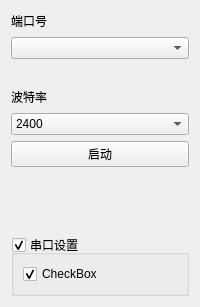
      <widget class="QWidget" name="com_tab">
       <attribute name="title">
        <string>串口</string>
       </attribute>
       <layout class="QVBoxLayout" name="verticalLayout_2">
        <item>
         <widget class="QLabel" name="label_18">
          <property name="minimumSize">
           <size>
            <width>0</width>
            <height>20</height>
           </size>
          </property>
          <property name="maximumSize">
           <size>
            <width>16777215</width>
            <height>20</height>
           </size>
          </property>
          <property name="text">
           <string>端口号</string>
          </property>
         </widget>
        </item>
        <item>
         <widget class="QComboBox" name="com_combo"/>
        </item>
        <item>
         <layout class="QHBoxLayout" name="horizontalLayout_5">
          <item>
           <widget class="QLabel" name="com_info_icon_label_new_connect">
            <property name="minimumSize">
             <size>
              <width>16</width>
              <height>16</height>
             </size>
            </property>
            <property name="maximumSize">
             <size>
              <width>16</width>
              <height>16</height>
             </size>
            </property>
            <property name="text">
             <string/>
            </property>
           </widget>
          </item>
          <item>
           <widget class="QLabel" name="com_info_label_new_connect">
            <property name="maximumSize">
             <size>
              <width>16777215</width>
              <height>16</height>
             </size>
            </property>
            <property name="text">
             <string/>
            </property>
           </widget>
          </item>
         </layout>
        </item>
        <item>
         <widget class="QLabel" name="label_17">
          <property name="minimumSize">
           <size>
            <width>0</width>
            <height>20</height>
           </size>
          </property>
          <property name="maximumSize">
           <size>
            <width>16777215</width>
            <height>20</height>
           </size>
          </property>
          <property name="text">
           <string>波特率</string>
          </property>
         </widget>
        </item>
        <item>
         <widget class="QComboBox" name="baud_rate_combo">
          <item>
           <property name="text">
            <string>2400</string>
           </property>
          </item>
          <item>
           <property name="text">
            <string>4800</string>
           </property>
          </item>
          <item>
           <property name="text">
            <string>9600</string>
           </property>
          </item>
          <item>
           <property name="text">
            <string>19200</string>
           </property>
          </item>
          <item>
           <property name="text">
            <string>38400</string>
           </property>
          </item>
          <item>
           <property name="text">
            <string>57600</string>
           </property>
          </item>
          <item>
           <property name="text">
            <string>115200</string>
           </property>
          </item>
          <item>
           <property name="text">
            <string>230400</string>
           </property>
          </item>
         </widget>
        </item>
        <item>
         <layout class="QVBoxLayout" name="verticalLayout">
          <item>
           <widget class="QPushButton" name="com_btn">
            <property name="text">
             <string>启动</string>
            </property>
           </widget>
          </item>
          <item>
           <layout class="QHBoxLayout" name="horizontalLayout_4">
            <item>
             <widget class="QLabel" name="com_info_icon_label">
              <property name="minimumSize">
               <size>
                <width>16</width>
                <height>16</height>
               </size>
              </property>
              <property name="maximumSize">
               <size>
                <width>16</width>
                <height>16</height>
               </size>
              </property>
              <property name="text">
               <string/>
              </property>
             </widget>
            </item>
            <item>
             <widget class="QLabel" name="com_info_label">
              <property name="maximumSize">
               <size>
                <width>16777215</width>
                <height>16</height>
               </size>
              </property>
              <property name="text">
               <string/>
              </property>
             </widget>
            </item>
           </layout>
          </item>
         </layout>
        </item>
        <item>
         <spacer name="verticalSpacer">
          <property name="orientation">
           <enum>Qt::Vertical</enum>
          </property>
          <property name="sizeHint" stdset="0">
           <size>
            <width>20</width>
            <height>40</height>
           </size>
          </property>
         </spacer>
        </item>
        <item>
         <widget class="QGroupBox" name="groupBox_3">
          <property name="title">
           <string>串口设置</string>
          </property>
          <property name="checkable">
           <bool>true</bool>
          </property>
          <layout class="QGridLayout" name="gridLayout_3">
           <item row="0" column="0">
            <widget class="QCheckBox" name="checkBox">
             <property name="text">
              <string>CheckBox</string>
             </property>
             <property name="checked">
              <bool>true</bool>
             </property>
             <property name="tristate">
              <bool>true</bool>
             </property>
            </widget>
           </item>
          </layout>
         </widget>
        </item>
       </layout>
      </widget>
